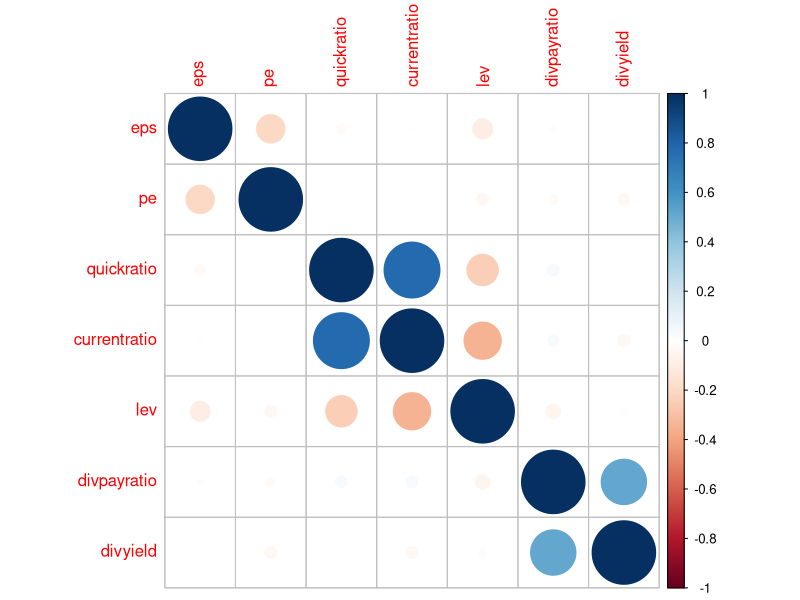
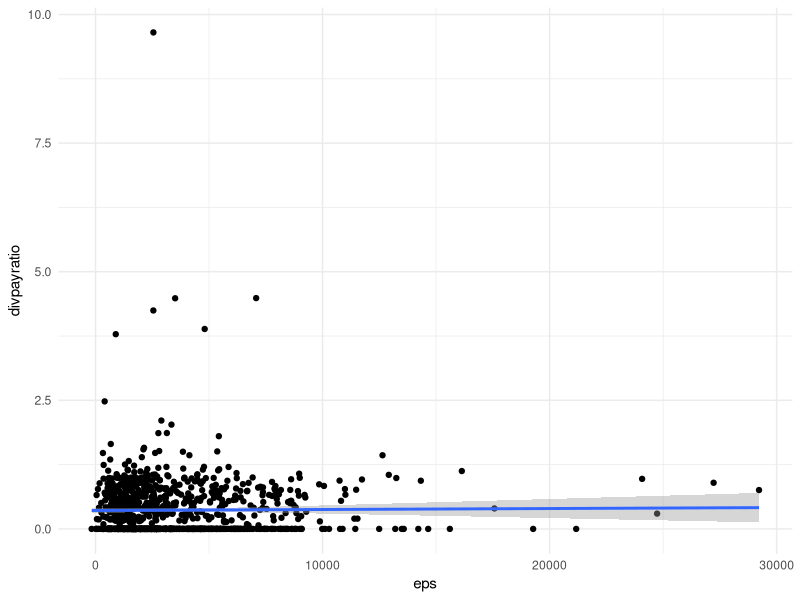
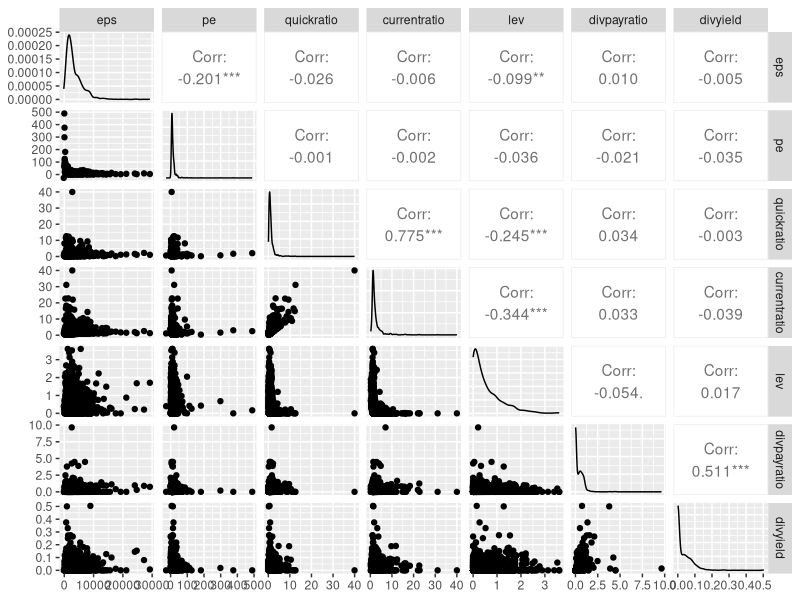

The R source for these figures, in order:
# Cài các package cần thiết (chỉ cần chạy 1 lần)
install.packages(c("readxl", "psych", "corrplot", "ggplot2", "GGally", "dplyr", "tidyr"))

# Load các thư viện
library(readxl)
library(psych)
library(corrplot)
library(ggplot2)
library(GGally)
library(dplyr)
library(tidyr)

# Đọc dữ liệu từ file Excel
data <- read_excel("raw_data-1.xlsx")

# Chuyển đổi dữ liệu từ dạng wide sang long
data_long <- data %>%
  pivot_longer(
    cols = matches("(yearpaydiv|eps|pe|quickratio|currentratio|lev|divpayratio|divyield)\\d+"),
    names_to = c(".value", "year"),
    names_pattern = "([a-zA-Z]+)(\\d+)"
  ) %>%
  mutate(year = as.integer(year)) %>%
  drop_na()  # Hoặc có thể thay bằng: drop_na(eps, divpayratio) nếu muốn giữ lại các NA khác

# Kiểm tra dữ liệu đã xử lý
glimpse(data_long)

# Thống kê mô tả
desc_stats <- describe(data_long %>%
                         select(yearpaydiv, eps, pe, quickratio, currentratio, lev, divpayratio, divyield))
print(desc_stats)

# Hệ số tương quan
cor_matrix <- cor(data_long %>%
                    select(eps, pe, quickratio, currentratio, lev, divpayratio, divyield),
                  use = "complete.obs")
corrplot(cor_matrix, method = "circle")

# Biểu đồ: EPS và Dividend Payout Ratio
ggplot(data_long, aes(x = eps, y = divpayratio)) +
  geom_point() +
  geom_smooth(method = "lm") +
  theme_minimal()

# Ma trận scatterplot
ggpairs(data_long %>% select(eps, pe, quickratio, currentratio, lev, divpayratio, divyield))
